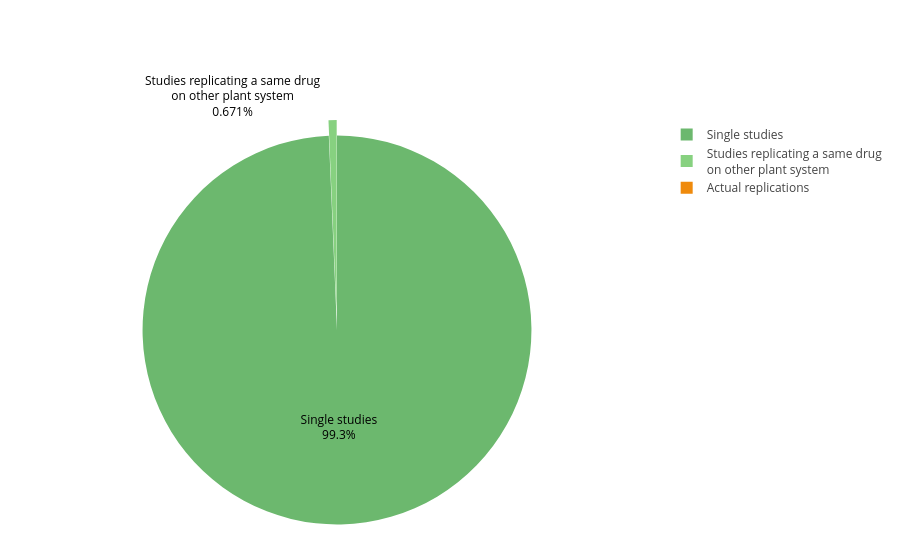

Notebook code cell kept with this figure:
### Code cell
ironic_replications = go.Figure(data=[go.Pie(
    labels=['Single studies', 'Actual replications', 'Studies replicating a same drug<br>on other plant system'],
    values=[148, 0, 1],         #MADE UP DATA
    textinfo='label+percent',
    textposition=['inside', 'none', 'outside'],
            insidetextorientation='horizontal',
    pull=[0, 0, 0.08],  # separate the tiny slice 
    hovertemplate='%{label}: %{value} studies<extra></extra>'
)])

ironic_replications.update_traces(
    textfont=dict(size=12, color='black'),
    insidetextfont=dict(color='black'),
)


textfont=dict(size=12, color='black'),
ironic_replications.update_layout(
    margin=dict(t=120, b=20, l=20, r=20)
)

ironic_replications.show()
ironic_replications.write_image('replications.png', width=800, height=600, scale=2)

### Figure 1 — Plotly figure (JSON) as saved in the notebook; plotly's stock layout.template omitted (floating-point values rounded to 4 significant figures)
{"data": [{"hovertemplate": "%{label}: %{value} studies<extra></extra>", "insidetextorientation": "horizontal", "labels": ["Single studies", "Actual replications", "Studies replicating a same drug<br>on other plant system"], "pull": [0, 0, 0.08], "textinfo": "label+percent", "textposition": ["inside", "none", "outside"], "values": [148, 0, 1], "type": "pie", "textfont": {"color": "black", "size": 12}, "insidetextfont": {"color": "black"}}], "layout": {"margin": {"t": 120, "b": 20, "l": 20, "r": 20}}}
